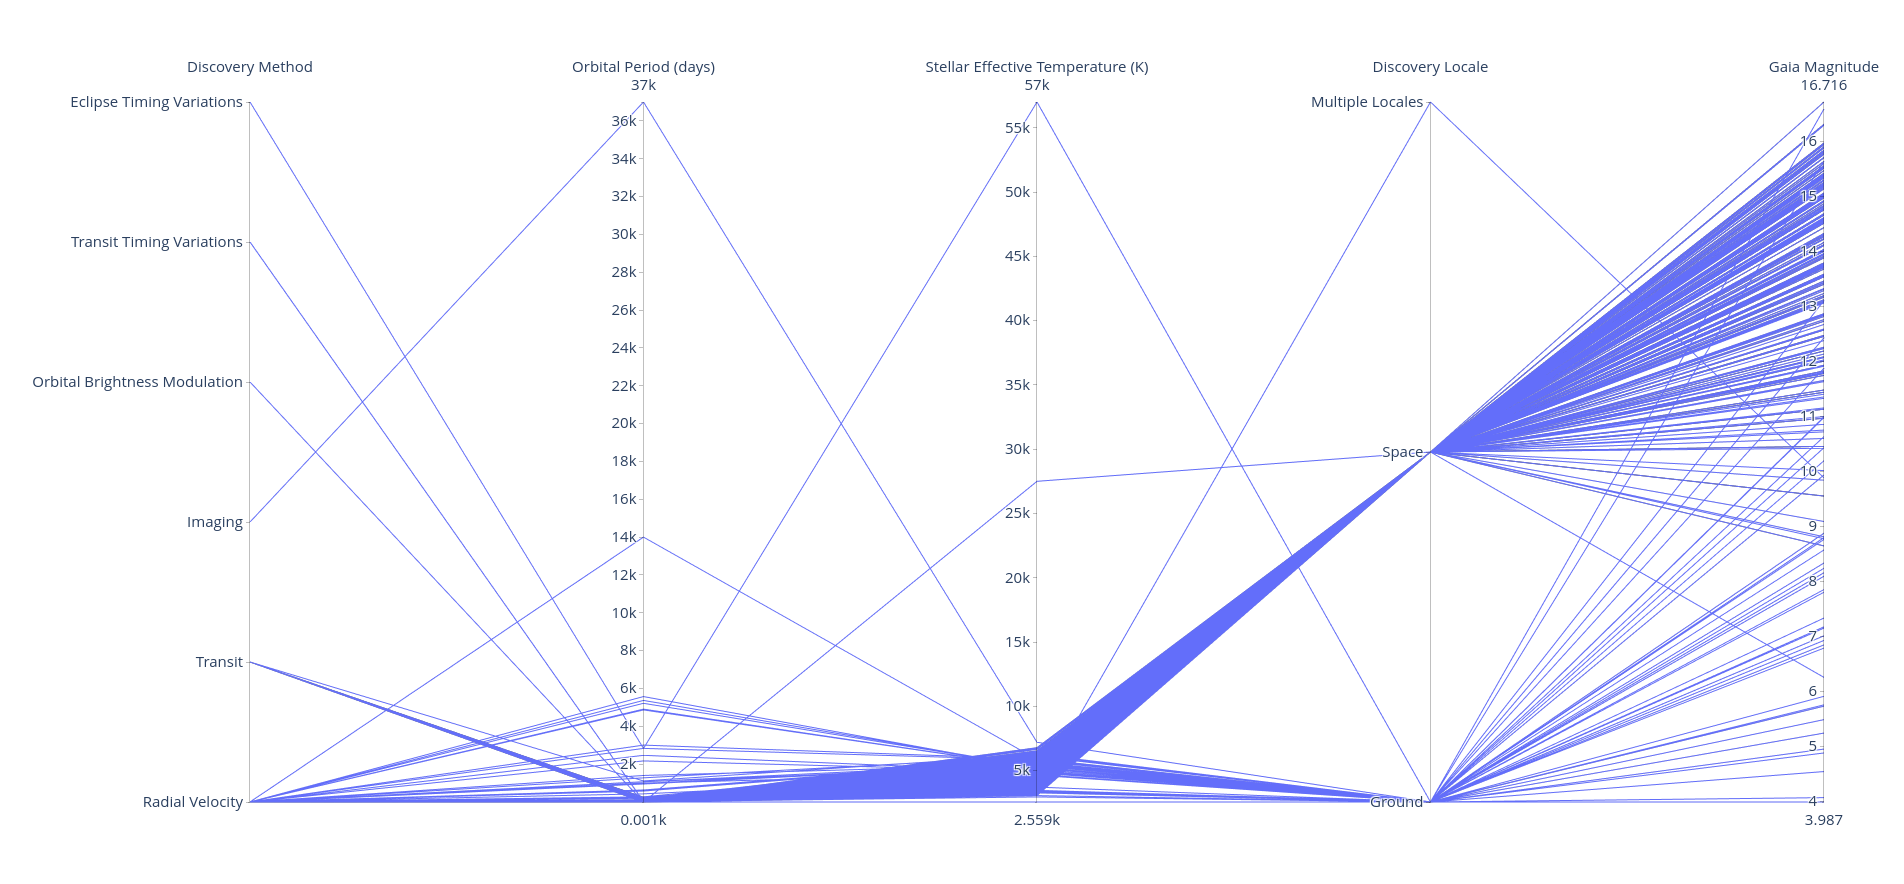

Write Python code to recreate this figure.

# Paths:
path_data = "data/"

# Packages:
import numpy as np
import pandas as pd
import plotly.graph_objects as go
from matplotlib.colors import LinearSegmentedColormap, to_hex
from functools import reduce

# Display options:
pd.set_option("display.width", 1200)
pd.set_option("display.max_columns", 300)
pd.set_option("display.max_rows", 300)

# Dataset:
df = pd.read_csv(path_data + "nasa_exoplanets.csv")
df_varnames = pd.read_csv(path_data + "nasa_exoplanets_var_names.csv")

# Variables (the first variable must be categoric):
my_vars = ["discoverymethod", "pl_orbper", "st_teff", "disc_locale", "sy_gaiamag"]
my_vars_names = reduce(pd.DataFrame.append,
                       map(lambda i: df_varnames[df_varnames["var"] == i], my_vars))
my_vars_names = my_vars_names["var_name"].values.tolist()

# Adapt the data:
df = df.loc[df["pl_letter"] == "d"]
df_plot = df[my_vars]
df_plot = df_plot.dropna()
df_plot = df_plot.reset_index(drop = True)

# Plot:
vars_plots = []
for v, var in enumerate(my_vars):
    if df_plot[var].dtype.kind not in ["i", "u", "f"]:
        # Categorical variables:
        vals_unique = df_plot[var].unique()
        dic_var = dict([(val, c) for c, val in enumerate(vals_unique)])
        vars_plots += [
            dict(
                tickvals = [i for i in range(len(vals_unique))],
                ticktext = vals_unique,
                label = my_vars_names[v],
                values = [dic_var[i] for i in df_plot[var].tolist()]
            )
        ]
    else:
        # Numerical variables:
        vars_plots += [
            dict(
                range = [min(df_plot[var]), max(df_plot[var])],
                label = my_vars_names[v],
                values = df_plot[var]
            )
        ]

fig = go.Figure(
    data = [
        go.Parcoords(
            dimensions = list(vars_plots)
        )
    ]
)
fig.update_layout(
    font = dict(
        size = 18
    ),
    plot_bgcolor = "white",
    hoverlabel = dict(
        font_size = 18,
        font_family = "Rockwell"
    ),
    margin = {
        "l": 250
    }
)
fig.show()
